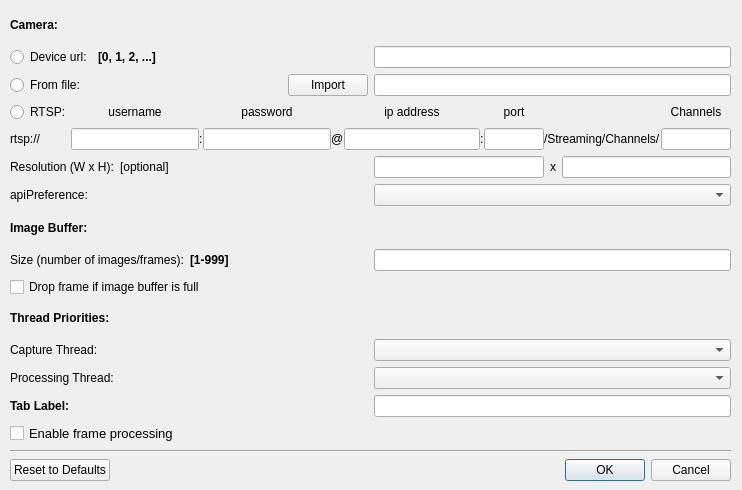
<?xml version="1.0" encoding="UTF-8"?>
<ui version="4.0">
	<class>CameraConnectDialog</class>
	<widget class="QDialog" name="CameraConnectDialog">
		<property name="geometry">
			<rect>
				<x>0</x>
				<y>0</y>
				<width>742</width>
				<height>490</height>
			</rect>
		</property>
		<property name="minimumSize">
			<size>
				<width>742</width>
				<height>490</height>
			</size>
		</property>
		<property name="maximumSize">
			<size>
				<width>742</width>
				<height>490</height>
			</size>
		</property>
		<property name="windowTitle">
			<string>Connect to Camera</string>
		</property>
		<widget class="QWidget" name="layoutWidget">
			<property name="geometry">
				<rect>
					<x>10</x>
					<y>10</y>
					<width>721</width>
					<height>471</height>
				</rect>
			</property>
			<layout class="QVBoxLayout" name="verticalLayout_4">
				<item>
					<layout class="QVBoxLayout" name="verticalLayout_3">
						<item>
							<widget class="QLabel" name="label_1">
								<property name="font">
									<font>
										<pointsize>9</pointsize>
										<weight>75</weight>
										<bold>true</bold>
									</font>
								</property>
								<property name="text">
									<string>Camera:</string>
								</property>
							</widget>
						</item>
						<item>
							<layout class="QHBoxLayout" name="horizontalLayout_2" stretch="1,1">
								<item>
									<layout class="QHBoxLayout" name="horizontalLayout_12">
										<item>
											<widget class="QRadioButton" name="deviceUrlRadioButton">
												<property name="text">
													<string>Device url:</string>
												</property>
											</widget>
										</item>
										<item>
											<widget class="QLabel" name="label_10">
												<property name="font">
													<font>
														<weight>75</weight>
														<bold>true</bold>
													</font>
												</property>
												<property name="text">
													<string>[0, 1, 2, ...]</string>
												</property>
											</widget>
										</item>
										<item>
											<spacer name="horizontalSpacer_2">
												<property name="orientation">
													<enum>Qt::Horizontal</enum>
												</property>
												<property name="sizeHint" stdset="0">
													<size>
														<width>40</width>
														<height>20</height>
													</size>
												</property>
											</spacer>
										</item>
									</layout>
								</item>
								<item>
									<widget class="QLineEdit" name="deviceUrlEdit">
										<property name="enabled">
											<bool>true</bool>
										</property>
									</widget>
								</item>
							</layout>
						</item>
						<item>
							<layout class="QHBoxLayout" name="horizontalLayout_9" stretch="1,1">
								<item>
									<layout class="QHBoxLayout" name="horizontalLayout_10">
										<item>
											<widget class="QRadioButton" name="filenameRadioButton">
												<property name="text">
													<string>From file:</string>
												</property>
											</widget>
										</item>
										<item>
											<spacer name="horizontalSpacer">
												<property name="orientation">
													<enum>Qt::Horizontal</enum>
												</property>
												<property name="sizeHint" stdset="0">
													<size>
														<width>40</width>
														<height>20</height>
													</size>
												</property>
											</spacer>
										</item>
										<item>
											<widget class="QPushButton" name="importFilePushButton">
												<property name="text">
													<string>Import</string>
												</property>
											</widget>
										</item>
									</layout>
								</item>
								<item>
									<widget class="QLineEdit" name="filenameEdit"/>
								</item>
							</layout>
						</item>
						<item>
							<layout class="QGridLayout" name="gridLayout">
								<property name="horizontalSpacing">
									<number>0</number>
								</property>
								<item row="2" column="2">
									<widget class="QLabel" name="label_19">
										<property name="text">
											<string>:</string>
										</property>
									</widget>
								</item>
								<item row="2" column="8">
									<widget class="QLabel" name="label_21">
										<property name="text">
											<string>/Streaming/Channels/</string>
										</property>
									</widget>
								</item>
								<item row="0" column="3">
									<widget class="QLabel" name="label_15">
										<property name="text">
											<string>password</string>
										</property>
										<property name="alignment">
											<set>Qt::AlignCenter</set>
										</property>
									</widget>
								</item>
								<item row="2" column="0">
									<widget class="QLabel" name="label_23">
										<property name="text">
											<string>rtsp://</string>
										</property>
									</widget>
								</item>
								<item row="0" column="7">
									<widget class="QLabel" name="label_18">
										<property name="text">
											<string>port</string>
										</property>
										<property name="alignment">
											<set>Qt::AlignCenter</set>
										</property>
									</widget>
								</item>
								<item row="2" column="3">
									<widget class="QLineEdit" name="passwordEdit">
										<property name="minimumSize">
											<size>
												<width>90</width>
												<height>0</height>
											</size>
										</property>
									</widget>
								</item>
								<item row="0" column="9">
									<widget class="QLabel" name="label_17">
										<property name="text">
											<string>Channels</string>
										</property>
										<property name="alignment">
											<set>Qt::AlignCenter</set>
										</property>
									</widget>
								</item>
								<item row="2" column="4">
									<widget class="QLabel" name="label_20">
										<property name="text">
											<string>@</string>
										</property>
									</widget>
								</item>
								<item row="2" column="1">
									<widget class="QLineEdit" name="usernameEdit"/>
								</item>
								<item row="2" column="9">
									<widget class="QLineEdit" name="channelsEdit">
										<property name="maximumSize">
											<size>
												<width>70</width>
												<height>16777215</height>
											</size>
										</property>
									</widget>
								</item>
								<item row="0" column="1">
									<widget class="QLabel" name="label_14">
										<property name="text">
											<string>username</string>
										</property>
										<property name="alignment">
											<set>Qt::AlignCenter</set>
										</property>
									</widget>
								</item>
								<item row="0" column="5">
									<widget class="QLabel" name="label_16">
										<property name="text">
											<string>ip address</string>
										</property>
										<property name="alignment">
											<set>Qt::AlignCenter</set>
										</property>
									</widget>
								</item>
								<item row="2" column="6">
									<widget class="QLabel" name="label_24">
										<property name="text">
											<string>:</string>
										</property>
									</widget>
								</item>
								<item row="2" column="5">
									<widget class="QLineEdit" name="ipEdit">
										<property name="minimumSize">
											<size>
												<width>136</width>
												<height>0</height>
											</size>
										</property>
									</widget>
								</item>
								<item row="2" column="7">
									<widget class="QLineEdit" name="portEdit">
										<property name="minimumSize">
											<size>
												<width>50</width>
												<height>0</height>
											</size>
										</property>
										<property name="maximumSize">
											<size>
												<width>60</width>
												<height>16777215</height>
											</size>
										</property>
									</widget>
								</item>
								<item row="0" column="0">
									<widget class="QRadioButton" name="rtspRadioButton">
										<property name="text">
											<string>RTSP:</string>
										</property>
									</widget>
								</item>
							</layout>
						</item>
						<item>
							<layout class="QHBoxLayout" name="horizontalLayout_8" stretch="1,1">
								<item>
									<layout class="QHBoxLayout" name="horizontalLayout_13">
										<item>
											<widget class="QLabel" name="label_11">
												<property name="text">
													<string>Resolution (W x H):</string>
												</property>
											</widget>
										</item>
										<item>
											<widget class="QLabel" name="label_12">
												<property name="text">
													<string>[optional]</string>
												</property>
											</widget>
										</item>
										<item>
											<spacer name="horizontalSpacer_4">
												<property name="orientation">
													<enum>Qt::Horizontal</enum>
												</property>
												<property name="sizeHint" stdset="0">
													<size>
														<width>40</width>
														<height>20</height>
													</size>
												</property>
											</spacer>
										</item>
									</layout>
								</item>
								<item>
									<layout class="QHBoxLayout" name="horizontalLayout_14">
										<item>
											<widget class="QLineEdit" name="resWEdit">
												<property name="enabled">
													<bool>true</bool>
												</property>
												<property name="font">
													<font>
														<pointsize>9</pointsize>
														<weight>50</weight>
														<italic>false</italic>
														<bold>false</bold>
													</font>
												</property>
											</widget>
										</item>
										<item>
											<widget class="QLabel" name="label_13">
												<property name="text">
													<string>x</string>
												</property>
											</widget>
										</item>
										<item>
											<widget class="QLineEdit" name="resHEdit">
												<property name="enabled">
													<bool>true</bool>
												</property>
												<property name="font">
													<font>
														<pointsize>9</pointsize>
														<weight>50</weight>
														<italic>false</italic>
														<bold>false</bold>
													</font>
												</property>
											</widget>
										</item>
									</layout>
								</item>
							</layout>
						</item>
						<item>
							<layout class="QHBoxLayout" name="horizontalLayout_6">
								<item>
									<widget class="QLabel" name="label">
										<property name="text">
											<string>apiPreference:</string>
										</property>
									</widget>
								</item>
								<item>
									<widget class="QComboBox" name="apiPreferenceComboBox"/>
								</item>
							</layout>
						</item>
						<item>
							<widget class="QLabel" name="label_3">
								<property name="font">
									<font>
										<pointsize>9</pointsize>
										<weight>75</weight>
										<bold>true</bold>
									</font>
								</property>
								<property name="text">
									<string>Image Buffer:</string>
								</property>
							</widget>
						</item>
						<item>
							<layout class="QHBoxLayout" name="horizontalLayout" stretch="1,1">
								<item>
									<layout class="QHBoxLayout" name="horizontalLayout_11">
										<item>
											<widget class="QLabel" name="label_2">
												<property name="font">
													<font>
														<pointsize>9</pointsize>
														<weight>50</weight>
														<bold>false</bold>
													</font>
												</property>
												<property name="text">
													<string>Size (number of images/frames):</string>
												</property>
											</widget>
										</item>
										<item>
											<widget class="QLabel" name="label_4">
												<property name="font">
													<font>
														<weight>75</weight>
														<bold>true</bold>
													</font>
												</property>
												<property name="text">
													<string>[1-999]</string>
												</property>
											</widget>
										</item>
										<item>
											<spacer name="horizontalSpacer_3">
												<property name="orientation">
													<enum>Qt::Horizontal</enum>
												</property>
												<property name="sizeHint" stdset="0">
													<size>
														<width>40</width>
														<height>20</height>
													</size>
												</property>
											</spacer>
										</item>
									</layout>
								</item>
								<item>
									<widget class="QLineEdit" name="imageBufferSizeEdit">
										<property name="font">
											<font>
												<pointsize>9</pointsize>
											</font>
										</property>
									</widget>
								</item>
							</layout>
						</item>
						<item>
							<widget class="QCheckBox" name="dropFrameCheckBox">
								<property name="font">
									<font>
										<pointsize>9</pointsize>
									</font>
								</property>
								<property name="text">
									<string>Drop frame if image buffer is full</string>
								</property>
							</widget>
						</item>
						<item>
							<widget class="QLabel" name="label_5">
								<property name="font">
									<font>
										<pointsize>9</pointsize>
										<weight>75</weight>
										<bold>true</bold>
									</font>
								</property>
								<property name="text">
									<string>Thread Priorities:</string>
								</property>
							</widget>
						</item>
						<item>
							<layout class="QHBoxLayout" name="horizontalLayout_3">
								<item>
									<layout class="QVBoxLayout" name="verticalLayout">
										<item>
											<widget class="QLabel" name="label_6">
												<property name="font">
													<font>
														<pointsize>9</pointsize>
														<weight>50</weight>
														<bold>false</bold>
													</font>
												</property>
												<property name="text">
													<string>Capture Thread:</string>
												</property>
											</widget>
										</item>
										<item>
											<widget class="QLabel" name="label_7">
												<property name="font">
													<font>
														<pointsize>9</pointsize>
														<weight>50</weight>
														<bold>false</bold>
													</font>
												</property>
												<property name="text">
													<string>Processing Thread:</string>
												</property>
											</widget>
										</item>
									</layout>
								</item>
								<item>
									<layout class="QVBoxLayout" name="verticalLayout_2">
										<item>
											<widget class="QComboBox" name="capturePrioComboBox">
												<property name="font">
													<font>
														<pointsize>9</pointsize>
													</font>
												</property>
											</widget>
										</item>
										<item>
											<widget class="QComboBox" name="processingPrioComboBox">
												<property name="font">
													<font>
														<pointsize>9</pointsize>
													</font>
												</property>
											</widget>
										</item>
									</layout>
								</item>
							</layout>
						</item>
						<item>
							<layout class="QHBoxLayout" name="horizontalLayout_5" stretch="1,1">
								<item>
									<widget class="QLabel" name="label_8">
										<property name="font">
											<font>
												<pointsize>9</pointsize>
												<weight>75</weight>
												<bold>true</bold>
											</font>
										</property>
										<property name="text">
											<string>Tab Label:</string>
										</property>
									</widget>
								</item>
								<item>
									<widget class="QLineEdit" name="tabLabelEdit">
										<property name="font">
											<font>
												<pointsize>9</pointsize>
											</font>
										</property>
									</widget>
								</item>
							</layout>
						</item>
						<item>
							<layout class="QHBoxLayout" name="horizontalLayout_7">
								<item>
									<widget class="QCheckBox" name="enableFrameProcessingCheckBox">
										<property name="font">
											<font>
												<pointsize>10</pointsize>
											</font>
										</property>
										<property name="text">
											<string>Enable frame processing</string>
										</property>
									</widget>
								</item>
							</layout>
						</item>
					</layout>
				</item>
				<item>
					<widget class="Line" name="line">
						<property name="orientation">
							<enum>Qt::Horizontal</enum>
						</property>
					</widget>
				</item>
				<item>
					<layout class="QHBoxLayout" name="horizontalLayout_4">
						<item>
							<widget class="QPushButton" name="resetToDefaultsPushButton">
								<property name="text">
									<string>Reset to Defaults</string>
								</property>
							</widget>
						</item>
						<item>
							<widget class="QDialogButtonBox" name="okCancelBox">
								<property name="orientation">
									<enum>Qt::Horizontal</enum>
								</property>
								<property name="standardButtons">
									<set>QDialogButtonBox::Cancel|QDialogButtonBox::Ok</set>
								</property>
							</widget>
						</item>
					</layout>
				</item>
			</layout>
		</widget>
	</widget>
	<tabstops>
		<tabstop>deviceUrlRadioButton</tabstop>
		<tabstop>deviceUrlEdit</tabstop>
		<tabstop>filenameEdit</tabstop>
		<tabstop>rtspRadioButton</tabstop>
		<tabstop>usernameEdit</tabstop>
		<tabstop>passwordEdit</tabstop>
		<tabstop>ipEdit</tabstop>
		<tabstop>portEdit</tabstop>
		<tabstop>channelsEdit</tabstop>
		<tabstop>resWEdit</tabstop>
		<tabstop>resHEdit</tabstop>
		<tabstop>apiPreferenceComboBox</tabstop>
		<tabstop>imageBufferSizeEdit</tabstop>
		<tabstop>dropFrameCheckBox</tabstop>
		<tabstop>capturePrioComboBox</tabstop>
		<tabstop>processingPrioComboBox</tabstop>
		<tabstop>tabLabelEdit</tabstop>
		<tabstop>enableFrameProcessingCheckBox</tabstop>
		<tabstop>resetToDefaultsPushButton</tabstop>
	</tabstops>
	<resources/>
	<connections>
		<connection>
			<sender>okCancelBox</sender>
			<signal>accepted()</signal>
			<receiver>CameraConnectDialog</receiver>
			<slot>accept()</slot>
			<hints>
				<hint type="sourcelabel">
					<x>430</x>
					<y>474</y>
				</hint>
				<hint type="destinationlabel">
					<x>204</x>
					<y>159</y>
				</hint>
			</hints>
		</connection>
		<connection>
			<sender>okCancelBox</sender>
			<signal>rejected()</signal>
			<receiver>CameraConnectDialog</receiver>
			<slot>reject()</slot>
			<hints>
				<hint type="sourcelabel">
					<x>430</x>
					<y>474</y>
				</hint>
				<hint type="destinationlabel">
					<x>204</x>
					<y>159</y>
				</hint>
			</hints>
		</connection>
	</connections>
</ui>
